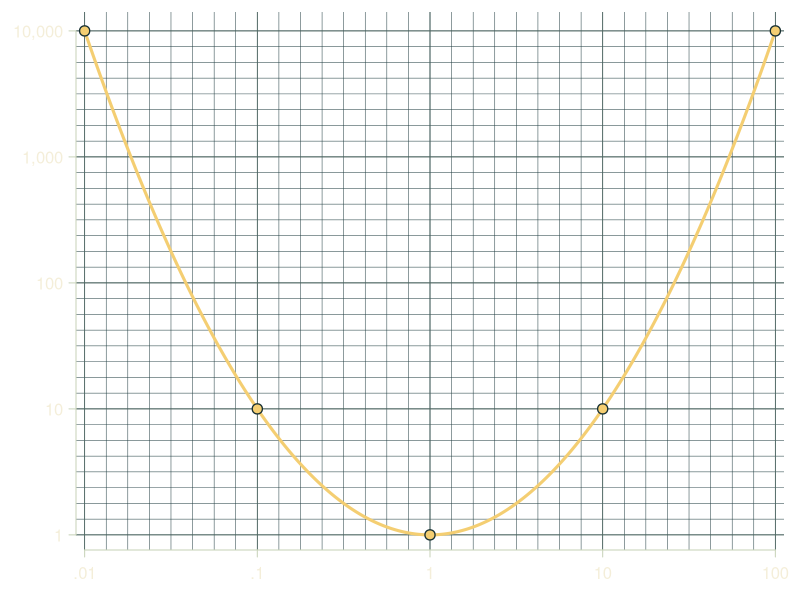

Generate this figure with R:
# Rebuild the cover plate from the audited transformation. Run at repository root.
png("web/magnitude.png", width = 1100, height = 630, res = 128, bg = "#172f32")
par(mar = c(2.5, 3.8, 0.6, 0.8), fg = "#c8d3b9", col.axis = "#f4eed9",
    family = "sans", xaxs = "i", yaxs = "i", mgp = c(2, 0.65, 0))
t <- seq(-2, 2, length.out = 801)
plot(t, t^2, type = "n", xlim = c(-2.05, 2.05), ylim = c(-0.12, 4.15),
     axes = FALSE, ann = FALSE)
abline(v = seq(-2, 2, 0.125), h = seq(0, 4, 0.125), col = "#244044", lwd = 0.5)
abline(v = -2:2, h = 0:4, col = "#506963", lwd = 0.8)
axis(1, at = -2:2, labels = c(".01", ".1", "1", "10", "100"), tck = -0.013)
axis(2, at = 0:4, labels = c("1", "10", "100", "1,000", "10,000"), las = 1, tck = -0.013)
lines(t, t^2, lwd = 3, col = "#f4ce72")
points(-2:2, (-2:2)^2, pch = 21, cex = 1.35, bg = "#f4ce72", col = "#172f32", lwd = 1.3)
invisible(dev.off())
